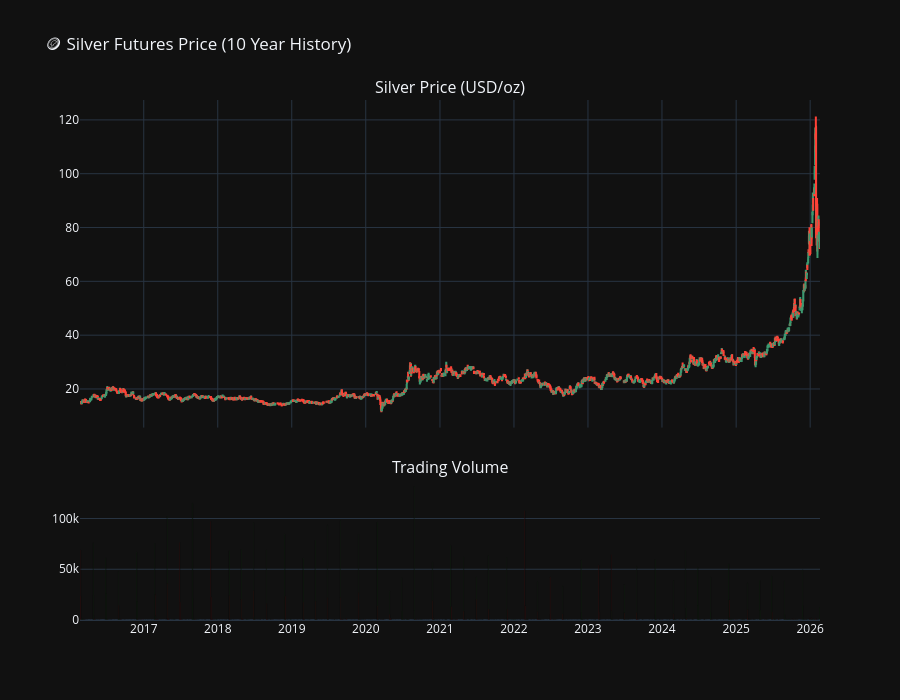

Source (notebook cell):
### Markdown cell above
---

<a id='3'></a>
## 3. Exploratory Data Analysis (EDA)

### 3.1 Price Overview & Trends

### Code cell
# Interactive Price Chart
fig = make_subplots(rows=2, cols=1, shared_xaxes=True, 
                    vertical_spacing=0.1,
                    subplot_titles=('Silver Price (USD/oz)', 'Trading Volume'),
                    row_heights=[0.7, 0.3])

# Price candlestick chart
fig.add_trace(go.Candlestick(x=df['Date'],
                              open=df['Open'],
                              high=df['High'],
                              low=df['Low'],
                              close=df['Close'],
                              name='Price'),
              row=1, col=1)

# Volume bar chart
colors = ['red' if df['Close'].iloc[i] < df['Open'].iloc[i] else 'green' 
          for i in range(len(df))]
fig.add_trace(go.Bar(x=df['Date'], y=df['Volume'], name='Volume',
                     marker_color=colors, opacity=0.7),
              row=2, col=1)

fig.update_layout(
    title='🪙 Silver Futures Price (10 Year History)',
    xaxis_rangeslider_visible=False,
    height=700,
    template='plotly_dark',
    showlegend=False
)

fig.show()

### Figure 1 — Plotly figure (JSON) as saved in the notebook; plotly's stock layout.template omitted (floating-point values rounded to 4 significant figures; data arrays with more than 128 entries replaced by an {"elided": "..."} marker saying what was removed)
{"data": [{"close": {"elided": "2512 float values"}, "high": {"elided": "2512 float values"}, "low": {"elided": "2512 float values"}, "name": "Price", "open": {"elided": "2512 float values"}, "type": "candlestick", "x": {"elided": "2512 str values"}, "xaxis": "x", "yaxis": "y"}, {"marker": {"color": {"elided": "2512 str values"}}, "name": "Volume", "opacity": 0.7, "type": "bar", "x": {"elided": "2512 str values"}, "xaxis": "x2", "y": {"elided": "2512 int values"}, "yaxis": "y2"}], "layout": {"annotations": [{"font": {"size": 16}, "showarrow": false, "text": "Silver Price (USD/oz)", "x": 0.5, "xanchor": "center", "xref": "paper", "y": 1, "yanchor": "bottom", "yref": "paper"}, {"font": {"size": 16}, "showarrow": false, "text": "Trading Volume", "x": 0.5, "xanchor": "center", "xref": "paper", "y": 0.27, "yanchor": "bottom", "yref": "paper"}], "height": 700, "showlegend": false, "title": {"text": "🪙 Silver Futures Price (10 Year History)"}, "xaxis": {"anchor": "y", "domain": [0, 1], "matches": "x2", "rangeslider": {"visible": false}, "showticklabels": false}, "xaxis2": {"anchor": "y2", "domain": [0, 1]}, "yaxis": {"anchor": "x", "domain": [0.37, 1]}, "yaxis2": {"anchor": "x2", "domain": [0, 0.27]}}}
